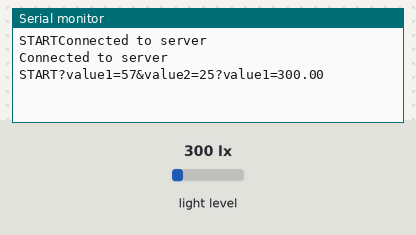
Bench run of a sketch on a simulated Arduino MKR. Shown: the last lines printed to the serial monitor. The inputs (shaded band) are chosen by the test bench; at power-on: light level 300 lx. WiFi joins after 1.5 s; servers stay silent unless stated; web services answer with replies made up by the test bench.

Above: at 2.9 s.
3.0 s: light level set to 483 lx
At 6.2 s:
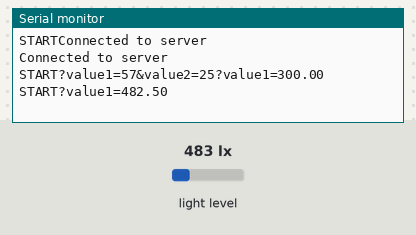
9.2 s: light level set to 533 lx
At 12.1 s:
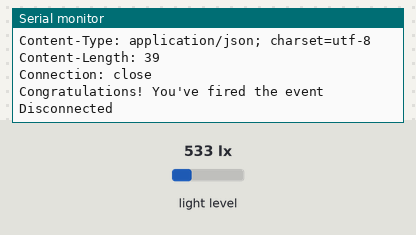

The sketch:

SIT210-Task3.2C-IFTTT.ino
```cpp
#include <WiFiNINA.h>
#include <BH1750.h>
#include <Wire.h>

// WiFi credentials in the Secret tab
char ssid[] = "@prabh";           //WiFi network SSID
char pass[] = "0987654321";       // WiFi password

WiFiClient client;
BH1750 lightMeter;

char   HOST_NAME[] = "maker.ifttt.com";          // IFTTT Maker service hostname
String PATH_NAME  ="/trigger/lightsensor/with/key/dVFFne5femmXYIr0CeKYbYxZkShsgV7hadKGirvIEjo";  // IFTTT Maker webhook path
String queryString = "?value1=57&value2=25";      // Initial query parameters

void setup() {
  Serial.begin(9600);
  Serial.print("START");

  // Wait for a serial connection before proceeding
  while (!Serial);

  // Initialize WiFi connection
  WiFi.begin(ssid, pass);
  Wire.begin();

  // Attempt to establish a connection to the server
  while (true) {
    if (client.connect(HOST_NAME, 80)) {
      // If connected to the server
      Serial.println("Connected to server");
      break;
    } else {
      // If the connection attempt failed
      Serial.println("Connection failed");
    }
    delay(500);
  }

  lightMeter.begin();
  Serial.println("Connected to server");
}

void loop() {
  Serial.print("START");
  float lux = lightMeter.readLightLevel();

  // Construct the query string with the current light level
  queryString += "?value1=";
  queryString += lux;
  Serial.println(queryString);

  if (lux > 500) {
    // Make an HTTP request

    // Send HTTP header
    client.println("GET " + PATH_NAME + queryString + " HTTP/1.1");
    client.println("Host: " + String(HOST_NAME));
    client.println("Connection: close");
    client.println(); // End HTTP header

    while (client.connected()) {
      if (client.available()) {
        // Read an incoming byte from the server and print it to the serial monitor
        char c = client.read();
        Serial.print(c);
      }
    }

    // The server is disconnected, stop the client
    client.stop();
    Serial.println();
    Serial.println("Disconnected");
  }

  // Reset the query string and wait for some time before the next loop iteration
  queryString = "";
  delay(3000);
}
```

Measured:
- the behaviour switches between 500 and 501 lx on light level (found by bisection; images 1 and 2)
- after the input at 3.0 s, the serial monitor: prints a new line after 1.7 s (image 1)
- after the input at 9.2 s, the serial monitor: prints a new line after 1.5 s (image 2)
